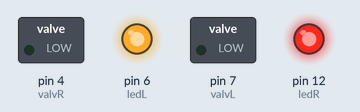
Simulated run of this sketch. Board: Arduino Uno, built with avr-gcc and run on an emulated ATmega328P. Parts: switched loads named in the sketch (green lamp = pin HIGH), output pins drawn as LEDs (lit = HIGH). What the sketch prints to the serial monitor is not drawn.

Above: at 0.03 s.
Timing chart, 0 to 3.0 s (numbered marks = the images above):
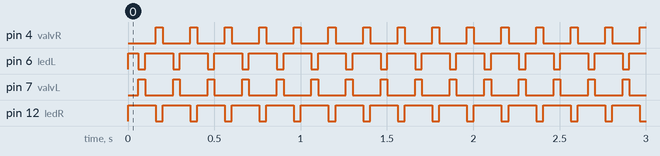

Measured:
- by itself, pin 4 (valvR), pin 7 (valvL): alternates HIGH for 0.04 s and LOW for 0.16 s, 300 changes in all, then stays LOW
- by itself, pin 6 (ledL), pin 12 (ledR): alternates HIGH for 0.16 s and LOW for 0.04 s, 300 changes in all, then stays HIGH

The sketch:

WaterCalibration.ino
```cpp
// DARIOOOO
/*//////////////       Flipping Task       ////////////////////////////////
  ///////////////////////////////////////////////////////////////////////////
  /////////// February 2016 Matthijs oude Lohuis //////////////////////////*/

//////////////                I/O Mapping

//INPUTS
int pkL = 5;
int pkR = 11;
//OUTPUTS
int ledL = 6;
int ledR = 12;
int valvL = 7;
int valvR = 4;

//////////////                Task parameters

unsigned long durRewDelivL = 39; //Calibrate valves for x ul 30000 is good size to flush!
unsigned long durRewDelivR = 41; //Calibrate valves for x ul

int RewardCount = 1;
int Amountofrewards = 150;


/* -------------------------------------------------------------------
   ----------------------------SETUP-----------------------------------*/

void setup() {

  //INPUTS
  pinMode(pkL, INPUT);
  pinMode(pkR, INPUT);

  //OUTPUTS
  pinMode(ledL, OUTPUT);
  pinMode(ledR, OUTPUT);
  pinMode(valvL, OUTPUT);
  pinMode(valvR, OUTPUT);

  //SET DEFAULT
  digitalWrite(ledL, HIGH); //HIGH is LED off, LOW is LED on
  digitalWrite(ledR, HIGH); //HIGH is LED off, LOW is LED on
  digitalWrite(valvL, LOW);
  digitalWrite(valvR, LOW);

  // Start writing to txt on computer via serial
  Serial.begin(115200);
  //while (Serial.read() != 115) { //when 's' is pressed (or sent via python) continue
  //}
  Serial.println(String(98) + '\t' + String(millis())); // 98 Starting Code

}


/* -------------------------------------------------------------------
   ----------------------------LOOP-----------------------------------*/

void loop() {

  while (RewardCount <= Amountofrewards) {
    delay(60); //Delay between waterdeliveries

    digitalWrite(ledL, LOW); // turn led on
    digitalWrite(valvL, HIGH);
    delay(durRewDelivL);
    digitalWrite(valvL, LOW);
    digitalWrite(ledL, HIGH); // turn led off

    delay(60); //delay in between two sides

    digitalWrite(ledR, LOW); // turn led on
    digitalWrite(valvR, HIGH);
    delay(durRewDelivR);
    digitalWrite(valvR, LOW);
    digitalWrite(ledR, HIGH); // turn led off

    Serial.println(String(RewardCount) + '\t' + String(millis())); // 98 Starting Code
    RewardCount++;
   // break;
  }

}
```
